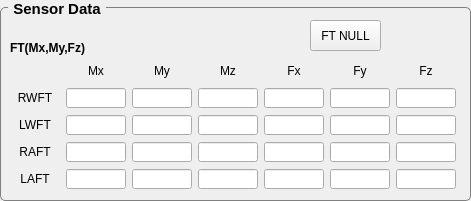
  <widget class="QGroupBox" name="groupBox_4">
   <property name="enabled">
    <bool>true</bool>
   </property>
   <property name="geometry">
    <rect>
     <x>0</x>
     <y>510</y>
     <width>471</width>
     <height>201</height>
    </rect>
   </property>
   <property name="font">
    <font>
     <pointsize>11</pointsize>
     <weight>75</weight>
     <bold>true</bold>
    </font>
   </property>
   <property name="styleSheet">
    <string notr="true">QGroupBox {
    border: 1px solid gray;
    border-radius: 5px;
    margin-top: 7px;
}

QGroupBox::title {
    subcontrol-origin: margin;
    left: 8px;
    padding: 0 3px 0 3px;
}

</string>
   </property>
   <property name="title">
    <string>Sensor Data</string>
   </property>
   <widget class="QWidget" name="gridLayoutWidget_12">
    <property name="enabled">
     <bool>true</bool>
    </property>
    <property name="geometry">
     <rect>
      <x>10</x>
      <y>60</y>
      <width>451</width>
      <height>131</height>
     </rect>
    </property>
    <property name="font">
     <font>
      <pointsize>8</pointsize>
     </font>
    </property>
    <layout class="QGridLayout" name="gridLayout_12">
     <item row="4" column="2">
      <widget class="QLineEdit" name="LE_SENSOR_LAFT_MY">
       <property name="enabled">
        <bool>true</bool>
       </property>
       <property name="sizePolicy">
        <sizepolicy hsizetype="Fixed" vsizetype="Fixed">
         <horstretch>0</horstretch>
         <verstretch>0</verstretch>
        </sizepolicy>
       </property>
       <property name="minimumSize">
        <size>
         <width>60</width>
         <height>20</height>
        </size>
       </property>
       <property name="maximumSize">
        <size>
         <width>60</width>
         <height>20</height>
        </size>
       </property>
       <property name="font">
        <font>
         <pointsize>9</pointsize>
        </font>
       </property>
       <property name="alignment">
        <set>Qt::AlignRight|Qt::AlignTrailing|Qt::AlignVCenter</set>
       </property>
       <property name="readOnly">
        <bool>true</bool>
       </property>
      </widget>
     </item>
     <item row="2" column="2">
      <widget class="QLineEdit" name="LE_SENSOR_LWFT_MY">
       <property name="enabled">
        <bool>true</bool>
       </property>
       <property name="sizePolicy">
        <sizepolicy hsizetype="Fixed" vsizetype="Fixed">
         <horstretch>0</horstretch>
         <verstretch>0</verstretch>
        </sizepolicy>
       </property>
       <property name="minimumSize">
        <size>
         <width>60</width>
         <height>20</height>
        </size>
       </property>
       <property name="maximumSize">
        <size>
         <width>60</width>
         <height>20</height>
        </size>
       </property>
       <property name="font">
        <font>
         <pointsize>9</pointsize>
        </font>
       </property>
       <property name="alignment">
        <set>Qt::AlignRight|Qt::AlignTrailing|Qt::AlignVCenter</set>
       </property>
       <property name="readOnly">
        <bool>true</bool>
       </property>
      </widget>
     </item>
     <item row="0" column="5">
      <widget class="QLabel" name="label_43">
       <property name="enabled">
        <bool>true</bool>
       </property>
       <property name="sizePolicy">
        <sizepolicy hsizetype="Fixed" vsizetype="Fixed">
         <horstretch>0</horstretch>
         <verstretch>0</verstretch>
        </sizepolicy>
       </property>
       <property name="minimumSize">
        <size>
         <width>60</width>
         <height>20</height>
        </size>
       </property>
       <property name="maximumSize">
        <size>
         <width>60</width>
         <height>20</height>
        </size>
       </property>
       <property name="font">
        <font>
         <pointsize>9</pointsize>
        </font>
       </property>
       <property name="text">
        <string>Fy</string>
       </property>
       <property name="alignment">
        <set>Qt::AlignCenter</set>
       </property>
      </widget>
     </item>
     <item row="0" column="3">
      <widget class="QLabel" name="label_32">
       <property name="enabled">
        <bool>true</bool>
       </property>
       <property name="sizePolicy">
        <sizepolicy hsizetype="Fixed" vsizetype="Fixed">
         <horstretch>0</horstretch>
         <verstretch>0</verstretch>
        </sizepolicy>
       </property>
       <property name="minimumSize">
        <size>
         <width>60</width>
         <height>20</height>
        </size>
       </property>
       <property name="maximumSize">
        <size>
         <width>60</width>
         <height>20</height>
        </size>
       </property>
       <property name="font">
        <font>
         <pointsize>9</pointsize>
        </font>
       </property>
       <property name="text">
        <string>Mz</string>
       </property>
       <property name="alignment">
        <set>Qt::AlignCenter</set>
       </property>
      </widget>
     </item>
     <item row="2" column="3">
      <widget class="QLineEdit" name="LE_SENSOR_LWFT_MZ">
       <property name="enabled">
        <bool>true</bool>
       </property>
       <property name="sizePolicy">
        <sizepolicy hsizetype="Fixed" vsizetype="Fixed">
         <horstretch>0</horstretch>
         <verstretch>0</verstretch>
        </sizepolicy>
       </property>
       <property name="minimumSize">
        <size>
         <width>60</width>
         <height>20</height>
        </size>
       </property>
       <property name="maximumSize">
        <size>
         <width>60</width>
         <height>20</height>
        </size>
       </property>
       <property name="font">
        <font>
         <pointsize>9</pointsize>
        </font>
       </property>
       <property name="alignment">
        <set>Qt::AlignRight|Qt::AlignTrailing|Qt::AlignVCenter</set>
       </property>
       <property name="readOnly">
        <bool>true</bool>
       </property>
      </widget>
     </item>
     <item row="0" column="1">
      <widget class="QLabel" name="label_44">
       <property name="enabled">
        <bool>true</bool>
       </property>
       <property name="sizePolicy">
        <sizepolicy hsizetype="Fixed" vsizetype="Fixed">
         <horstretch>0</horstretch>
         <verstretch>0</verstretch>
        </sizepolicy>
       </property>
       <property name="minimumSize">
        <size>
         <width>60</width>
         <height>20</height>
        </size>
       </property>
       <property name="maximumSize">
        <size>
         <width>60</width>
         <height>20</height>
        </size>
       </property>
       <property name="font">
        <font>
         <pointsize>9</pointsize>
        </font>
       </property>
       <property name="text">
        <string>Mx</string>
       </property>
       <property name="alignment">
        <set>Qt::AlignCenter</set>
       </property>
      </widget>
     </item>
     <item row="1" column="0">
      <widget class="QLabel" name="label_45">
       <property name="enabled">
        <bool>true</bool>
       </property>
       <property name="minimumSize">
        <size>
         <width>50</width>
         <height>20</height>
        </size>
       </property>
       <property name="maximumSize">
        <size>
         <width>50</width>
         <height>20</height>
        </size>
       </property>
       <property name="font">
        <font>
         <pointsize>9</pointsize>
        </font>
       </property>
       <property name="text">
        <string>RWFT</string>
       </property>
       <property name="alignment">
        <set>Qt::AlignCenter</set>
       </property>
      </widget>
     </item>
     <item row="2" column="0">
      <widget class="QLabel" name="label_39">
       <property name="enabled">
        <bool>true</bool>
       </property>
       <property name="minimumSize">
        <size>
         <width>50</width>
         <height>20</height>
        </size>
       </property>
       <property name="maximumSize">
        <size>
         <width>50</width>
         <height>20</height>
        </size>
       </property>
       <property name="font">
        <font>
         <pointsize>9</pointsize>
        </font>
       </property>
       <property name="text">
        <string>LWFT</string>
       </property>
       <property name="alignment">
        <set>Qt::AlignCenter</set>
       </property>
      </widget>
     </item>
     <item row="3" column="6">
      <widget class="QLineEdit" name="LE_SENSOR_RAFT_FZ">
       <property name="enabled">
        <bool>true</bool>
       </property>
       <property name="sizePolicy">
        <sizepolicy hsizetype="Fixed" vsizetype="Fixed">
         <horstretch>0</horstretch>
         <verstretch>0</verstretch>
        </sizepolicy>
       </property>
       <property name="minimumSize">
        <size>
         <width>60</width>
         <height>20</height>
        </size>
       </property>
       <property name="maximumSize">
        <size>
         <width>60</width>
         <height>20</height>
        </size>
       </property>
       <property name="font">
        <font>
         <pointsize>9</pointsize>
        </font>
       </property>
       <property name="alignment">
        <set>Qt::AlignRight|Qt::AlignTrailing|Qt::AlignVCenter</set>
       </property>
       <property name="readOnly">
        <bool>true</bool>
       </property>
      </widget>
     </item>
     <item row="3" column="0">
      <widget class="QLabel" name="label_47">
       <property name="enabled">
        <bool>true</bool>
       </property>
       <property name="minimumSize">
        <size>
         <width>50</width>
         <height>20</height>
        </size>
       </property>
       <property name="maximumSize">
        <size>
         <width>50</width>
         <height>20</height>
        </size>
       </property>
       <property name="font">
        <font>
         <pointsize>9</pointsize>
        </font>
       </property>
       <property name="text">
        <string>RAFT</string>
       </property>
       <property name="alignment">
        <set>Qt::AlignCenter</set>
       </property>
      </widget>
     </item>
     <item row="4" column="6">
      <widget class="QLineEdit" name="LE_SENSOR_LAFT_FZ">
       <property name="enabled">
        <bool>true</bool>
       </property>
       <property name="sizePolicy">
        <sizepolicy hsizetype="Fixed" vsizetype="Fixed">
         <horstretch>0</horstretch>
         <verstretch>0</verstretch>
        </sizepolicy>
       </property>
       <property name="minimumSize">
        <size>
         <width>60</width>
         <height>20</height>
        </size>
       </property>
       <property name="maximumSize">
        <size>
         <width>60</width>
         <height>20</height>
        </size>
       </property>
       <property name="font">
        <font>
         <pointsize>9</pointsize>
        </font>
       </property>
       <property name="alignment">
        <set>Qt::AlignRight|Qt::AlignTrailing|Qt::AlignVCenter</set>
       </property>
       <property name="readOnly">
        <bool>true</bool>
       </property>
      </widget>
     </item>
     <item row="4" column="1">
      <widget class="QLineEdit" name="LE_SENSOR_LAFT_MX">
       <property name="enabled">
        <bool>true</bool>
       </property>
       <property name="sizePolicy">
        <sizepolicy hsizetype="Fixed" vsizetype="Fixed">
         <horstretch>0</horstretch>
         <verstretch>0</verstretch>
        </sizepolicy>
       </property>
       <property name="minimumSize">
        <size>
         <width>60</width>
         <height>20</height>
        </size>
       </property>
       <property name="maximumSize">
        <size>
         <width>60</width>
         <height>20</height>
        </size>
       </property>
       <property name="font">
        <font>
         <pointsize>9</pointsize>
        </font>
       </property>
       <property name="alignment">
        <set>Qt::AlignRight|Qt::AlignTrailing|Qt::AlignVCenter</set>
       </property>
       <property name="readOnly">
        <bool>true</bool>
       </property>
      </widget>
     </item>
     <item row="4" column="0">
      <widget class="QLabel" name="label_48">
       <property name="enabled">
        <bool>true</bool>
       </property>
       <property name="minimumSize">
        <size>
         <width>50</width>
         <height>20</height>
        </size>
       </property>
       <property name="maximumSize">
        <size>
         <width>50</width>
         <height>20</height>
        </size>
       </property>
       <property name="font">
        <font>
         <pointsize>9</pointsize>
        </font>
       </property>
       <property name="text">
        <string>LAFT</string>
       </property>
       <property name="alignment">
        <set>Qt::AlignCenter</set>
       </property>
      </widget>
     </item>
     <item row="1" column="6">
      <widget class="QLineEdit" name="LE_SENSOR_RWFT_FZ">
       <property name="enabled">
        <bool>true</bool>
       </property>
       <property name="sizePolicy">
        <sizepolicy hsizetype="Fixed" vsizetype="Fixed">
         <horstretch>0</horstretch>
         <verstretch>0</verstretch>
        </sizepolicy>
       </property>
       <property name="minimumSize">
        <size>
         <width>60</width>
         <height>20</height>
        </size>
       </property>
       <property name="maximumSize">
        <size>
         <width>60</width>
         <height>20</height>
        </size>
       </property>
       <property name="font">
        <font>
         <pointsize>9</pointsize>
        </font>
       </property>
       <property name="alignment">
        <set>Qt::AlignRight|Qt::AlignTrailing|Qt::AlignVCenter</set>
       </property>
       <property name="readOnly">
        <bool>true</bool>
       </property>
      </widget>
     </item>
     <item row="2" column="1">
      <widget class="QLineEdit" name="LE_SENSOR_LWFT_MX">
       <property name="enabled">
        <bool>true</bool>
       </property>
       <property name="sizePolicy">
        <sizepolicy hsizetype="Fixed" vsizetype="Fixed">
         <horstretch>0</horstretch>
         <verstretch>0</verstretch>
        </sizepolicy>
       </property>
       <property name="minimumSize">
        <size>
         <width>60</width>
         <height>20</height>
        </size>
       </property>
       <property name="maximumSize">
        <size>
         <width>60</width>
         <height>20</height>
        </size>
       </property>
       <property name="font">
        <font>
         <pointsize>9</pointsize>
        </font>
       </property>
       <property name="alignment">
        <set>Qt::AlignRight|Qt::AlignTrailing|Qt::AlignVCenter</set>
       </property>
       <property name="readOnly">
        <bool>true</bool>
       </property>
      </widget>
     </item>
     <item row="1" column="2">
      <widget class="QLineEdit" name="LE_SENSOR_RWFT_MY">
       <property name="enabled">
        <bool>true</bool>
       </property>
       <property name="sizePolicy">
        <sizepolicy hsizetype="Fixed" vsizetype="Fixed">
         <horstretch>0</horstretch>
         <verstretch>0</verstretch>
        </sizepolicy>
       </property>
       <property name="minimumSize">
        <size>
         <width>60</width>
         <height>20</height>
        </size>
       </property>
       <property name="maximumSize">
        <size>
         <width>60</width>
         <height>20</height>
        </size>
       </property>
       <property name="font">
        <font>
         <pointsize>9</pointsize>
        </font>
       </property>
       <property name="alignment">
        <set>Qt::AlignRight|Qt::AlignTrailing|Qt::AlignVCenter</set>
       </property>
       <property name="readOnly">
        <bool>true</bool>
       </property>
      </widget>
     </item>
     <item row="3" column="1">
      <widget class="QLineEdit" name="LE_SENSOR_RAFT_MX">
       <property name="enabled">
        <bool>true</bool>
       </property>
       <property name="sizePolicy">
        <sizepolicy hsizetype="Fixed" vsizetype="Fixed">
         <horstretch>0</horstretch>
         <verstretch>0</verstretch>
        </sizepolicy>
       </property>
       <property name="minimumSize">
        <size>
         <width>60</width>
         <height>20</height>
        </size>
       </property>
       <property name="maximumSize">
        <size>
         <width>60</width>
         <height>20</height>
        </size>
       </property>
       <property name="font">
        <font>
         <pointsize>9</pointsize>
        </font>
       </property>
       <property name="alignment">
        <set>Qt::AlignRight|Qt::AlignTrailing|Qt::AlignVCenter</set>
       </property>
       <property name="readOnly">
        <bool>true</bool>
       </property>
      </widget>
     </item>
     <item row="0" column="6">
      <widget class="QLabel" name="label_42">
       <property name="enabled">
        <bool>true</bool>
       </property>
       <property name="sizePolicy">
        <sizepolicy hsizetype="Fixed" vsizetype="Fixed">
         <horstretch>0</horstretch>
         <verstretch>0</verstretch>
        </sizepolicy>
       </property>
       <property name="minimumSize">
        <size>
         <width>60</width>
         <height>20</height>
        </size>
       </property>
       <property name="maximumSize">
        <size>
         <width>60</width>
         <height>20</height>
        </size>
       </property>
       <property name="font">
        <font>
         <pointsize>9</pointsize>
        </font>
       </property>
       <property name="text">
        <string>Fz</string>
       </property>
       <property name="alignment">
        <set>Qt::AlignCenter</set>
       </property>
      </widget>
     </item>
     <item row="0" column="2">
      <widget class="QLabel" name="label_31">
       <property name="enabled">
        <bool>true</bool>
       </property>
       <property name="sizePolicy">
        <sizepolicy hsizetype="Fixed" vsizetype="Fixed">
         <horstretch>0</horstretch>
         <verstretch>0</verstretch>
        </sizepolicy>
       </property>
       <property name="minimumSize">
        <size>
         <width>60</width>
         <height>20</height>
        </size>
       </property>
       <property name="maximumSize">
        <size>
         <width>60</width>
         <height>20</height>
        </size>
       </property>
       <property name="font">
        <font>
         <pointsize>9</pointsize>
        </font>
       </property>
       <property name="text">
        <string>My</string>
       </property>
       <property name="alignment">
        <set>Qt::AlignCenter</set>
       </property>
      </widget>
     </item>
     <item row="1" column="1">
      <widget class="QLineEdit" name="LE_SENSOR_RWFT_MX">
       <property name="enabled">
        <bool>true</bool>
       </property>
       <property name="sizePolicy">
        <sizepolicy hsizetype="Fixed" vsizetype="Fixed">
         <horstretch>0</horstretch>
         <verstretch>0</verstretch>
        </sizepolicy>
       </property>
       <property name="minimumSize">
        <size>
         <width>60</width>
         <height>20</height>
        </size>
       </property>
       <property name="maximumSize">
        <size>
         <width>60</width>
         <height>20</height>
        </size>
       </property>
       <property name="font">
        <font>
         <pointsize>9</pointsize>
        </font>
       </property>
       <property name="alignment">
        <set>Qt::AlignRight|Qt::AlignTrailing|Qt::AlignVCenter</set>
       </property>
       <property name="readOnly">
        <bool>true</bool>
       </property>
      </widget>
     </item>
     <item row="3" column="2">
      <widget class="QLineEdit" name="LE_SENSOR_RAFT_MY">
       <property name="enabled">
        <bool>true</bool>
       </property>
       <property name="sizePolicy">
        <sizepolicy hsizetype="Fixed" vsizetype="Fixed">
         <horstretch>0</horstretch>
         <verstretch>0</verstretch>
        </sizepolicy>
       </property>
       <property name="minimumSize">
        <size>
         <width>60</width>
         <height>20</height>
        </size>
       </property>
       <property name="maximumSize">
        <size>
         <width>60</width>
         <height>20</height>
        </size>
       </property>
       <property name="font">
        <font>
         <pointsize>9</pointsize>
        </font>
       </property>
       <property name="alignment">
        <set>Qt::AlignRight|Qt::AlignTrailing|Qt::AlignVCenter</set>
       </property>
       <property name="readOnly">
        <bool>true</bool>
       </property>
      </widget>
     </item>
     <item row="1" column="3">
      <widget class="QLineEdit" name="LE_SENSOR_RWFT_MZ">
       <property name="enabled">
        <bool>true</bool>
       </property>
       <property name="sizePolicy">
        <sizepolicy hsizetype="Fixed" vsizetype="Fixed">
         <horstretch>0</horstretch>
         <verstretch>0</verstretch>
        </sizepolicy>
       </property>
       <property name="minimumSize">
        <size>
         <width>60</width>
         <height>20</height>
        </size>
       </property>
       <property name="maximumSize">
        <size>
         <width>60</width>
         <height>20</height>
        </size>
       </property>
       <property name="font">
        <font>
         <pointsize>9</pointsize>
        </font>
       </property>
       <property name="alignment">
        <set>Qt::AlignRight|Qt::AlignTrailing|Qt::AlignVCenter</set>
       </property>
       <property name="readOnly">
        <bool>true</bool>
       </property>
      </widget>
     </item>
     <item row="3" column="3">
      <widget class="QLineEdit" name="LE_SENSOR_RAFT_MZ">
       <property name="enabled">
        <bool>true</bool>
       </property>
       <property name="sizePolicy">
        <sizepolicy hsizetype="Fixed" vsizetype="Fixed">
         <horstretch>0</horstretch>
         <verstretch>0</verstretch>
        </sizepolicy>
       </property>
       <property name="minimumSize">
        <size>
         <width>60</width>
         <height>20</height>
        </size>
       </property>
       <property name="maximumSize">
        <size>
         <width>60</width>
         <height>20</height>
        </size>
       </property>
       <property name="font">
        <font>
         <pointsize>9</pointsize>
        </font>
       </property>
       <property name="alignment">
        <set>Qt::AlignRight|Qt::AlignTrailing|Qt::AlignVCenter</set>
       </property>
       <property name="readOnly">
        <bool>true</bool>
       </property>
      </widget>
     </item>
     <item row="4" column="3">
      <widget class="QLineEdit" name="LE_SENSOR_LAFT_MZ">
       <property name="enabled">
        <bool>true</bool>
       </property>
       <property name="sizePolicy">
        <sizepolicy hsizetype="Fixed" vsizetype="Fixed">
         <horstretch>0</horstretch>
         <verstretch>0</verstretch>
        </sizepolicy>
       </property>
       <property name="minimumSize">
        <size>
         <width>60</width>
         <height>20</height>
        </size>
       </property>
       <property name="maximumSize">
        <size>
         <width>60</width>
         <height>20</height>
        </size>
       </property>
       <property name="font">
        <font>
         <pointsize>9</pointsize>
        </font>
       </property>
       <property name="alignment">
        <set>Qt::AlignRight|Qt::AlignTrailing|Qt::AlignVCenter</set>
       </property>
       <property name="readOnly">
        <bool>true</bool>
       </property>
      </widget>
     </item>
     <item row="0" column="4">
      <widget class="QLabel" name="label_61">
       <property name="enabled">
        <bool>true</bool>
       </property>
       <property name="sizePolicy">
        <sizepolicy hsizetype="Fixed" vsizetype="Fixed">
         <horstretch>0</horstretch>
         <verstretch>0</verstretch>
        </sizepolicy>
       </property>
       <property name="minimumSize">
        <size>
         <width>60</width>
         <height>20</height>
        </size>
       </property>
       <property name="maximumSize">
        <size>
         <width>60</width>
         <height>20</height>
        </size>
       </property>
       <property name="font">
        <font>
         <pointsize>9</pointsize>
        </font>
       </property>
       <property name="text">
        <string>Fx</string>
       </property>
       <property name="alignment">
        <set>Qt::AlignCenter</set>
       </property>
      </widget>
     </item>
     <item row="1" column="5">
      <widget class="QLineEdit" name="LE_SENSOR_RWFT_FY">
       <property name="enabled">
        <bool>true</bool>
       </property>
       <property name="sizePolicy">
        <sizepolicy hsizetype="Fixed" vsizetype="Fixed">
         <horstretch>0</horstretch>
         <verstretch>0</verstretch>
        </sizepolicy>
       </property>
       <property name="minimumSize">
        <size>
         <width>60</width>
         <height>20</height>
        </size>
       </property>
       <property name="maximumSize">
        <size>
         <width>60</width>
         <height>20</height>
        </size>
       </property>
       <property name="font">
        <font>
         <pointsize>9</pointsize>
        </font>
       </property>
       <property name="alignment">
        <set>Qt::AlignRight|Qt::AlignTrailing|Qt::AlignVCenter</set>
       </property>
       <property name="readOnly">
        <bool>true</bool>
       </property>
      </widget>
     </item>
     <item row="1" column="4">
      <widget class="QLineEdit" name="LE_SENSOR_RWFT_FX">
       <property name="enabled">
        <bool>true</bool>
       </property>
       <property name="sizePolicy">
        <sizepolicy hsizetype="Fixed" vsizetype="Fixed">
         <horstretch>0</horstretch>
         <verstretch>0</verstretch>
        </sizepolicy>
       </property>
       <property name="minimumSize">
        <size>
         <width>60</width>
         <height>20</height>
        </size>
       </property>
       <property name="maximumSize">
        <size>
         <width>60</width>
         <height>20</height>
        </size>
       </property>
       <property name="font">
        <font>
         <pointsize>9</pointsize>
        </font>
       </property>
       <property name="alignment">
        <set>Qt::AlignRight|Qt::AlignTrailing|Qt::AlignVCenter</set>
       </property>
       <property name="readOnly">
        <bool>true</bool>
       </property>
      </widget>
     </item>
     <item row="2" column="5">
      <widget class="QLineEdit" name="LE_SENSOR_LWFT_FY">
       <property name="enabled">
        <bool>true</bool>
       </property>
       <property name="sizePolicy">
        <sizepolicy hsizetype="Fixed" vsizetype="Fixed">
         <horstretch>0</horstretch>
         <verstretch>0</verstretch>
        </sizepolicy>
       </property>
       <property name="minimumSize">
        <size>
         <width>60</width>
         <height>20</height>
        </size>
       </property>
       <property name="maximumSize">
        <size>
         <width>60</width>
         <height>20</height>
        </size>
       </property>
       <property name="font">
        <font>
         <pointsize>9</pointsize>
        </font>
       </property>
       <property name="alignment">
        <set>Qt::AlignRight|Qt::AlignTrailing|Qt::AlignVCenter</set>
       </property>
       <property name="readOnly">
        <bool>true</bool>
       </property>
      </widget>
     </item>
     <item row="2" column="4">
      <widget class="QLineEdit" name="LE_SENSOR_LWFT_FX">
       <property name="enabled">
        <bool>true</bool>
       </property>
       <property name="sizePolicy">
        <sizepolicy hsizetype="Fixed" vsizetype="Fixed">
         <horstretch>0</horstretch>
         <verstretch>0</verstretch>
        </sizepolicy>
       </property>
       <property name="minimumSize">
        <size>
         <width>60</width>
         <height>20</height>
        </size>
       </property>
       <property name="maximumSize">
        <size>
         <width>60</width>
         <height>20</height>
        </size>
       </property>
       <property name="font">
        <font>
         <pointsize>9</pointsize>
        </font>
       </property>
       <property name="alignment">
        <set>Qt::AlignRight|Qt::AlignTrailing|Qt::AlignVCenter</set>
       </property>
       <property name="readOnly">
        <bool>true</bool>
       </property>
      </widget>
     </item>
     <item row="3" column="5">
      <widget class="QLineEdit" name="LE_SENSOR_RAFT_FY">
       <property name="enabled">
        <bool>true</bool>
       </property>
       <property name="sizePolicy">
        <sizepolicy hsizetype="Fixed" vsizetype="Fixed">
         <horstretch>0</horstretch>
         <verstretch>0</verstretch>
        </sizepolicy>
       </property>
       <property name="minimumSize">
        <size>
         <width>60</width>
         <height>20</height>
        </size>
       </property>
       <property name="maximumSize">
        <size>
         <width>60</width>
         <height>20</height>
        </size>
       </property>
       <property name="font">
        <font>
         <pointsize>9</pointsize>
        </font>
       </property>
       <property name="alignment">
        <set>Qt::AlignRight|Qt::AlignTrailing|Qt::AlignVCenter</set>
       </property>
       <property name="readOnly">
        <bool>true</bool>
       </property>
      </widget>
     </item>
     <item row="3" column="4">
      <widget class="QLineEdit" name="LE_SENSOR_RAFT_FX">
       <property name="enabled">
        <bool>true</bool>
       </property>
       <property name="sizePolicy">
        <sizepolicy hsizetype="Fixed" vsizetype="Fixed">
         <horstretch>0</horstretch>
         <verstretch>0</verstretch>
        </sizepolicy>
       </property>
       <property name="minimumSize">
        <size>
         <width>60</width>
         <height>20</height>
        </size>
       </property>
       <property name="maximumSize">
        <size>
         <width>60</width>
         <height>20</height>
        </size>
       </property>
       <property name="font">
        <font>
         <pointsize>9</pointsize>
        </font>
       </property>
       <property name="alignment">
        <set>Qt::AlignRight|Qt::AlignTrailing|Qt::AlignVCenter</set>
       </property>
       <property name="readOnly">
        <bool>true</bool>
       </property>
      </widget>
     </item>
     <item row="4" column="5">
      <widget class="QLineEdit" name="LE_SENSOR_LAFT_FY">
       <property name="enabled">
        <bool>true</bool>
       </property>
       <property name="sizePolicy">
        <sizepolicy hsizetype="Fixed" vsizetype="Fixed">
         <horstretch>0</horstretch>
         <verstretch>0</verstretch>
        </sizepolicy>
       </property>
       <property name="minimumSize">
        <size>
         <width>60</width>
         <height>20</height>
        </size>
       </property>
       <property name="maximumSize">
        <size>
         <width>60</width>
         <height>20</height>
        </size>
       </property>
       <property name="font">
        <font>
         <pointsize>9</pointsize>
        </font>
       </property>
       <property name="alignment">
        <set>Qt::AlignRight|Qt::AlignTrailing|Qt::AlignVCenter</set>
       </property>
       <property name="readOnly">
        <bool>true</bool>
       </property>
      </widget>
     </item>
     <item row="4" column="4">
      <widget class="QLineEdit" name="LE_SENSOR_LAFT_FX">
       <property name="enabled">
        <bool>true</bool>
       </property>
       <property name="sizePolicy">
        <sizepolicy hsizetype="Fixed" vsizetype="Fixed">
         <horstretch>0</horstretch>
         <verstretch>0</verstretch>
        </sizepolicy>
       </property>
       <property name="minimumSize">
        <size>
         <width>60</width>
         <height>20</height>
        </size>
       </property>
       <property name="maximumSize">
        <size>
         <width>60</width>
         <height>20</height>
        </size>
       </property>
       <property name="font">
        <font>
         <pointsize>9</pointsize>
        </font>
       </property>
       <property name="alignment">
        <set>Qt::AlignRight|Qt::AlignTrailing|Qt::AlignVCenter</set>
       </property>
       <property name="readOnly">
        <bool>true</bool>
       </property>
      </widget>
     </item>
     <item row="2" column="6">
      <widget class="QLineEdit" name="LE_SENSOR_LWFT_FZ">
       <property name="enabled">
        <bool>true</bool>
       </property>
       <property name="sizePolicy">
        <sizepolicy hsizetype="Fixed" vsizetype="Fixed">
         <horstretch>0</horstretch>
         <verstretch>0</verstretch>
        </sizepolicy>
       </property>
       <property name="minimumSize">
        <size>
         <width>60</width>
         <height>20</height>
        </size>
       </property>
       <property name="maximumSize">
        <size>
         <width>60</width>
         <height>20</height>
        </size>
       </property>
       <property name="font">
        <font>
         <pointsize>9</pointsize>
        </font>
       </property>
       <property name="alignment">
        <set>Qt::AlignRight|Qt::AlignTrailing|Qt::AlignVCenter</set>
       </property>
       <property name="readOnly">
        <bool>true</bool>
       </property>
      </widget>
     </item>
    </layout>
   </widget>
   <widget class="QLabel" name="label_62">
    <property name="enabled">
     <bool>true</bool>
    </property>
    <property name="geometry">
     <rect>
      <x>10</x>
      <y>40</y>
      <width>101</width>
      <height>16</height>
     </rect>
    </property>
    <property name="font">
     <font>
      <pointsize>9</pointsize>
      <weight>75</weight>
      <bold>true</bold>
     </font>
    </property>
    <property name="text">
     <string>FT(Mx,My,Fz)</string>
    </property>
    <property name="alignment">
     <set>Qt::AlignLeading|Qt::AlignLeft|Qt::AlignVCenter</set>
    </property>
   </widget>
   <widget class="QPushButton" name="BTN_SENSOR_FT_NULL">
    <property name="enabled">
     <bool>true</bool>
    </property>
    <property name="geometry">
     <rect>
      <x>310</x>
      <y>20</y>
      <width>71</width>
      <height>31</height>
     </rect>
    </property>
    <property name="font">
     <font>
      <pointsize>9</pointsize>
     </font>
    </property>
    <property name="text">
     <string>FT NULL</string>
    </property>
   </widget>
  </widget>
